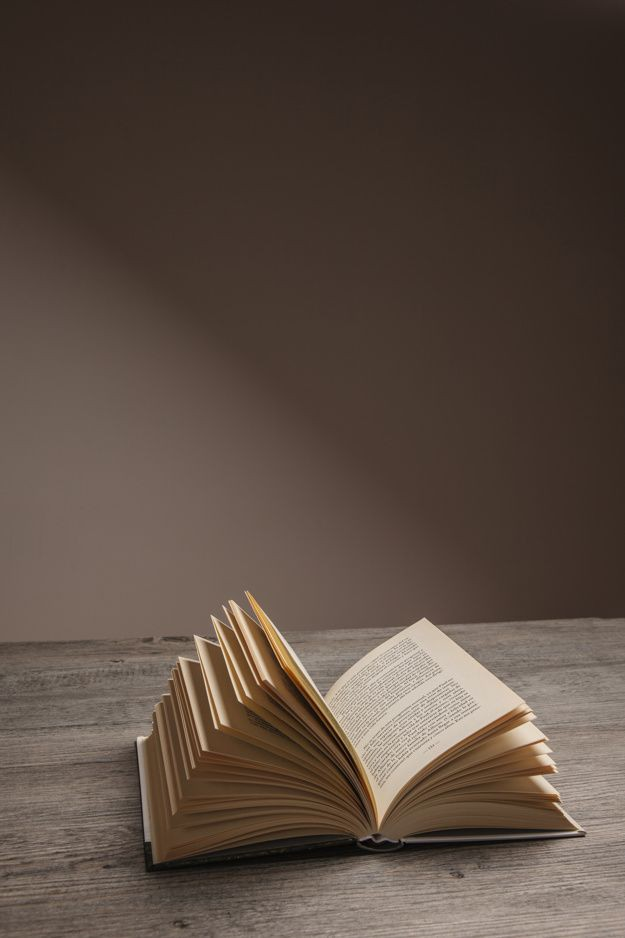
#> input picture assets/sanj5.jpg, 625 x 938 px; its folder holds 3 pictures in this run
$ python -i first_window.py   (imports and definitions only)
#> lines starting #> are read from the running program, lines starting #| are printed output that depends on the picture
import tkinter as tk
from tkinter import messagebox
import mysql.connector
from PIL import Image, ImageTk

# Define global variables
root_first = None
background_label = None
original_image = None

# [172 lines left out: functions search_database, display_data, show_feedback_page, display_feedback_data, enter_feedback, not called in this run]


def show_first_page():
    global root_first, background_label, original_image
    # Create the main window for the first page
    root_first = tk.Tk()
    root_first.title("Book Search")

    # Load background image
    original_image = Image.open("../assets/sanj5.jpg")
#> original_image is the input picture: PIL image 625x938 RGB; mean R, G, B 89.3, 74.6, 65

    # Get the screen width and height
    screen_width = root_first.winfo_screenwidth()
    screen_height = root_first.winfo_screenheight()

    # Resize the image to fit the window
    resized_image = original_image.resize((screen_width, screen_height))
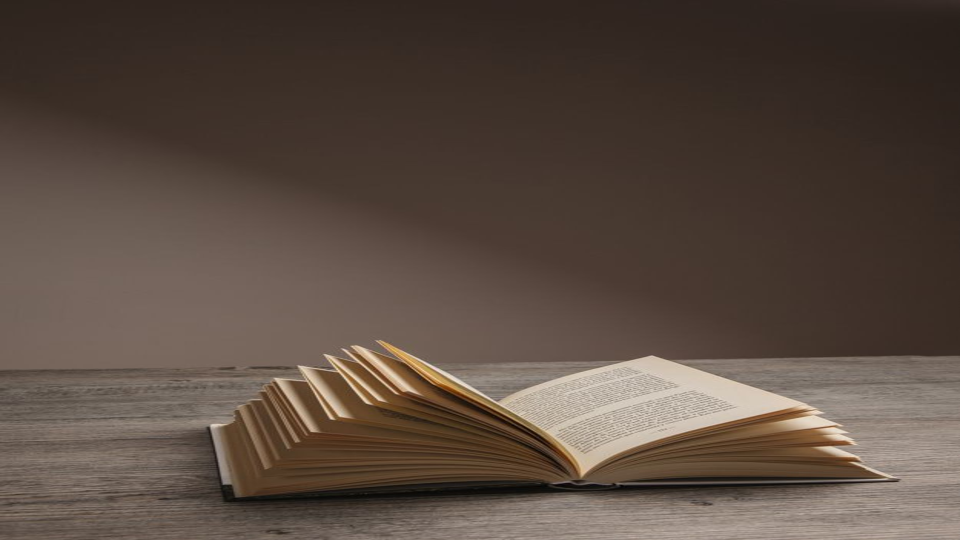
#> resized_image: PIL image 1920x1080 RGB (shown at 1/2 size); mean R, G, B 89.3, 74.6, 65

    # Convert Image object into Tkinter PhotoImage object
    background_image_tk = ImageTk.PhotoImage(resized_image)

    # Create a label with the background image
    background_label = tk.Label(root_first, image=background_image_tk)
    background_label.place(x=0, y=0, relwidth=1, relheight=1)

    # Set the position of the window
    root_first.geometry(f"{screen_width}x{screen_height}+0+0")

    # Create a frame for the book name
    frame_book_name = tk.Frame(root_first)
    frame_book_name.pack(pady=(100, 20))  # Increased padding at the top to move downward

    # Book Name label and entry widget with padding
    label_book_name = tk.Label(frame_book_name, text="Book Name:", font=("Arial", 20))
    label_book_name.pack(side=tk.LEFT, padx=(10, 5))  # Added padding on the right side of the label

    entry_book_name = tk.Entry(frame_book_name, font=("Arial", 20))
    entry_book_name.pack(side=tk.LEFT, padx=(0, 10))  # Added padding on the left side of the entry

    # Create a frame for the Author
    frame_author = tk.Frame(root_first)
    frame_author.pack(pady=50)  # Increased padding at the top to move downward

    # Author label and entry widget with padding
    label_author = tk.Label(frame_author, text="Author:", font=("Arial", 20))
    label_author.pack(side=tk.LEFT, padx=(10, 5))  # Added padding on the right side of the label

    entry_author = tk.Entry(frame_author, font=("Arial", 20))
    entry_author.pack(side=tk.LEFT, padx=(0, 10))


    # Button to search the database
    btn_search = tk.Button(root_first, text="Search", command=lambda: search_database(entry_book_name.get(), entry_author.get()), bg="green", fg="white", font=("Arial", 20))
    btn_search.pack(pady=(screen_height//20, screen_height//10))

    # Bind the resize event
    root_first.bind("<Configure>", resize_image)

    root_first.mainloop()

# [8 lines left out: function resize_image, not called in this run]

# [2 lines not run here, left out]

>>> result = show_first_page()
